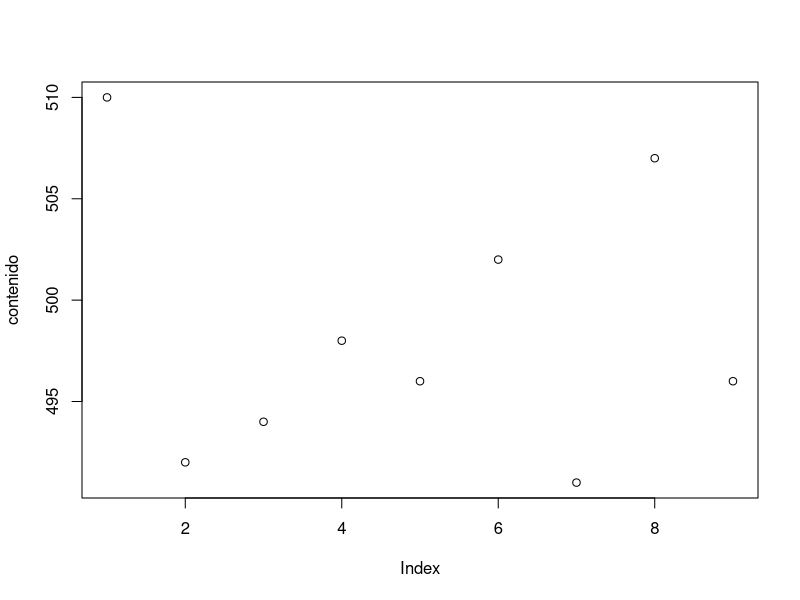
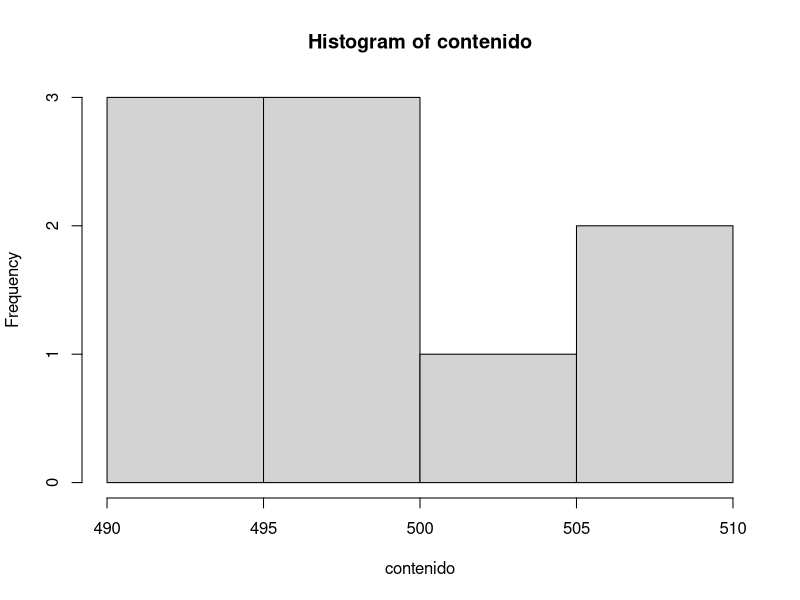
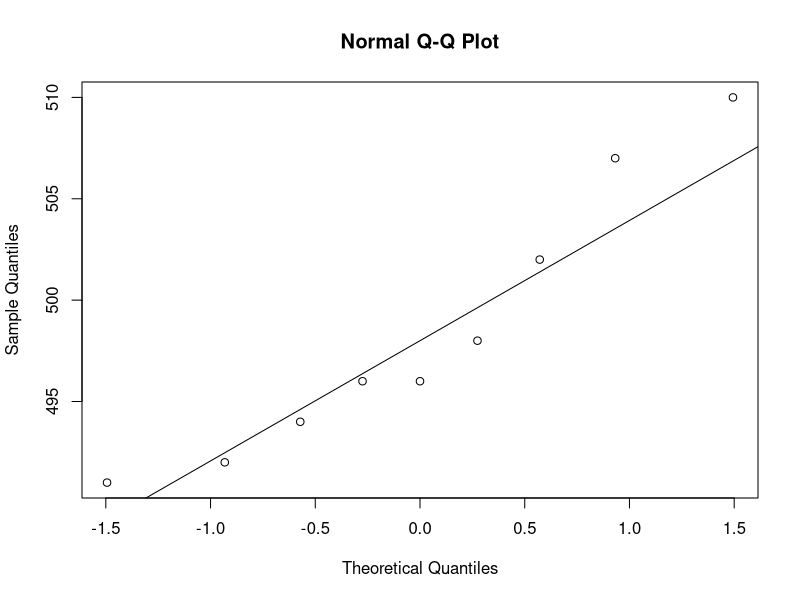

R code for these plots, in order:
contenido<-c(510,492,494,498,496,502,491,507,496)

#observar los datos
plot(contenido)
hist(contenido)

qqnorm(contenido)
qqline(contenido)

library("nortest")

shapiro.test(contenido)



##hipotesis


t.test(contenido,alternative = "two.side",
       conf.level = 0.95,mu=500)
